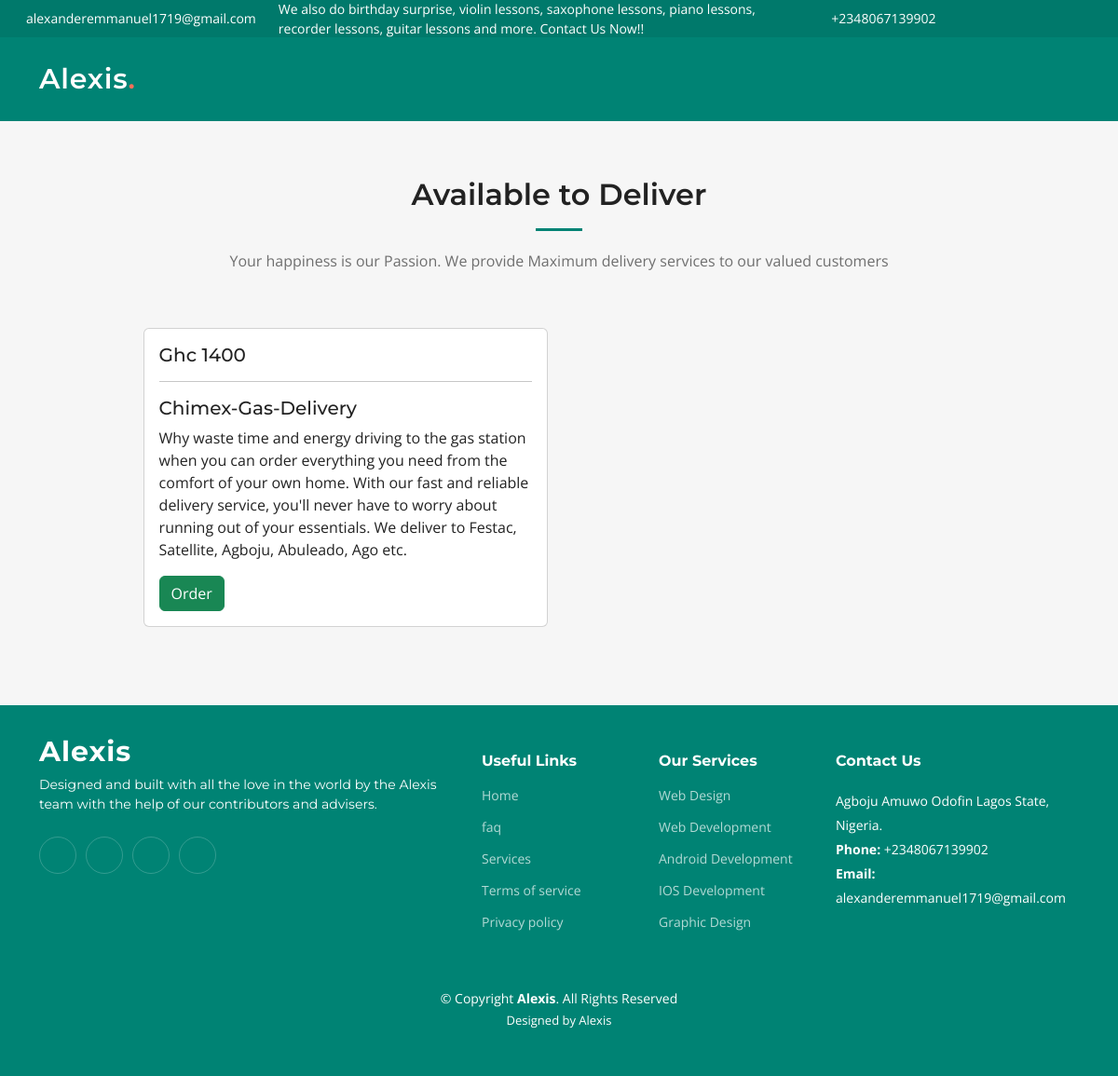
Screenshot of /service/Gas-Home-Delivery with the database file from the repository.
### home/models.py (models this page shows)
class SupportStaffDetails(models.Model):
    location = models.CharField(max_length=288)
    email = models.EmailField()
    contact = models.CharField(max_length=15)
    open_hours = models.CharField(max_length=255)
    twitter_link = models.CharField(max_length=500, null=True, blank=True)
    facebook_link = models.CharField(max_length=500, null=True, blank=True)
    instagram_link = models.CharField(max_length=500, null=True, blank=True)
    linkedin_link = models.CharField(max_length=500, null=True, blank=True)

### services/models.py (models this page shows, shortened)
class Shop(models.Model):
    name = models.CharField(max_length=70)
    price = models.CharField(max_length=70)
    slug = models.SlugField(max_length=255, unique=True)
    description = models.TextField()
    is_active = models.BooleanField(default=True, blank=True)
    image = models.ImageField(upload_to="shops/images", blank=True, null=True)
    services = models.ForeignKey(
        Services, on_delete=models.CASCADE
    )
    created_at = models.DateTimeField(auto_now_add=True, )
    updated_at = models.DateTimeField(auto_now=True)

### services/views.py (the view)
# urls.py: path('<slug:services_slug>', views.store, name="shop_by_services"),
def store(request, services_slug=None):
    staffDetails = SupportStaffDetails.objects.all()[0]
    services = None
    shops = None
    if services_slug != None:
        services = get_object_or_404(Services, slug=services_slug)
        shops = Shop.objects.filter(services=services, is_active=True)
        shop_count = shops.count()
    else:
        shops = Shop.objects.all().filter(is_active=True)
        shop_count = shops.count()
    context = {
        'shops': shops,
        'shop_count': shop_count,
        'staffDetails': staffDetails
    }
    return render(request, 'stores.html', {"context": context})

### templates/stores.html (shortened to what this page needs)
{% load static %} {% include 'base.html' %}
{% block body %}
<section id="store" class="recent-posts sections-bg">
	<div class="container" data-aos="fade-up">
	  <div class="section-header">
		{% if context.shops %}
		<h2> Available to Deliver </h2>
		<p>Your happiness is our Passion. We provide Maximum delivery services to our valued customers</p>
		{% else %}
		<h2> No Shop Available</h2>
		<p>Empty shops. Shops at this location have not been registered with us!</p>
		{% endif %}
	  </div>
        <div class="bmi">
	    <div class="row">
            {% if context.shops %}
					{% for shop in context.shops %}
					<div class="col-lg-6 mb-4">
					{% if shop.is_active %}
					<div class="card">
						<div class="card-body">
							<h5 class="card-title">Ghc {{shop.price}} <br>
							<hr>
							{{shop.name}}
							</h5>
							<p class="card-text">
							{{shop.description}}
							</p>
							<a href="delivery/{{shop.services.serviceName }}/{{shop.name}}" class="btn btn-success text-white">
								Order
							</a>
						</div>
					</div>
				</div>
				{% endif%}
				{% endfor %}
		{% else %}
		<div class="col-lg-12 order-1 order-lg-2">
			<img src="{% static 'assets/img/empty_cart.png' %}" class="img-fluid rounded-5" alt="" data-aos="zoom-out" data-aos-delay="100">
		  </div>
		{% endif %}
	</div>
</div>
</div>
</section>
{% endblock %}
    {% include 'footer.html' %}

### templates/base.html (shortened to what this page needs)
{% load static %}
<!DOCTYPE html>
<html lang="en">
<head>
  <link href="{% static 'assets/vendor/bootstrap/css/bootstrap.min.css' %} " rel="stylesheet">
  <link href="{% static 'assets/vendor/bootstrap-icons/bootstrap-icons.css' %}" rel="stylesheet">
  <link href="{% static 'assets/vendor/aos/aos.css' %}" rel="stylesheet">
  <link href="{% static 'assets/vendor/glightbox/css/glightbox.min.css' %}" rel="stylesheet">
  <link href="{% static 'assets/vendor/swiper/swiper-bundle.min.css' %}" rel="stylesheet">
  <link href="{% static 'assets/css/main.css' %}" rel="stylesheet">
</head>
<body>
  <section id="topbar" class="topbar d-flex align-items-center">
    <marquee>
    <div class="container d-flex justify-content-center justify-content-md-between">
      <div class="contact-info d-flex align-items-center">
        <i class="bi bi-envelope d-flex align-items-center"><a href="mailto:{{context.staffDetails.email}}">{{context.staffDetails.email}}</a></i>
        <div class="d-flex align-items-center ms-4"><span>We also do birthday surprise, violin lessons, saxophone lessons, piano lessons, recorder lessons, guitar lessons and more. Contact Us Now!!</span></div>
        <i class="bi bi-phone d-flex align-items-center ms-4"><span>{{context.staffDetails.contact}} </span></i>
      </div>
      <div class="social-links d-none d-md-flex align-items-center">
        <a href="{{context.staffDetails.twitter_link}}" class="twitter"><i class="bi bi-twitter"></i></a>
        <a href="{{context.staffDetails.facebook_link}}" class="facebook"><i class="bi bi-facebook"></i></a>
        <a href="{{context.staffDetails.instagram_link}}" class="instagram"><i class="bi bi-instagram"></i></a>
        <a href="{{context.staffDetails.linkedin_link}}" class="linkedin"><i class="bi bi-linkedin"></i></i></a>
      </div>
    </div>
  </marquee>
  </section>
  <header id="header" class="header d-flex align-items-center">
    <div class="container-fluid container-xl d-flex align-items-center justify-content-between">
      <a href="{% url 'home' %}" class="logo d-flex align-items-center">
        <h1>Alexis<span>.</span></h1>
      </a>
      <i class="mobile-nav-toggle mobile-nav-show bi bi-list"></i>
    </div>
  </header>

### templates/footer.html (shortened to what this page needs)
{% load static %}
  <footer id="footer" class="footer">
    <div class="container">
      <div class="row gy-4">
        <div class="col-lg-5 col-md-12 footer-info">
          <a href="index.html" class="logo d-flex align-items-center">
            <span>Alexis</span>
          </a>
          <p>Designed and built with all the love in the world by the Alexis team with the help of our contributors and advisers.</p>
          <div class="social-links d-flex mt-4">
            <a href="https://www.{{context.staffDetails.twitter_link}}" target="_blank" class="twitter"><i class="bi bi-twitter"></i></a>
            <a href="https://www.{{context.staffDetails.facebook_link}}" target="_blank" class="facebook"><i class="bi bi-facebook"></i></a>
            <a href="https://www.{{context.staffDetails.instagram_link}}" target="_blank" class="instagram"><i class="bi bi-instagram"></i></a>
            <a href="https://www.{{context.staffDetails.linkedin_link}}" target="_blank" class="linkedin"><i class="bi bi-linkedin"></i></a>
          </div>
        </div>
        <div class="col-lg-2 col-6 footer-links">
          <h4>Useful Links</h4>
          <ul>
            <li><a href="#">Home</a></li>
            <li><a href="#faq">faq</a></li>
            <li><a href="#services">Services</a></li>
            <li><a href="#">Terms of service</a></li>
            <li><a href="#">Privacy policy</a></li>
          </ul>
        </div>
        <div class="col-lg-2 col-6 footer-links">
          <h4>Our Services</h4>
          <ul>
            <li><a href="{% url 'contact' %}">Web Design</a></li>
            <li><a href="{% url 'contact' %}">Web Development</a></li>
            <li><a href="{% url 'contact' %}">Android Development</a></li>
            <li><a href="{% url 'contact' %}">IOS Development</a></li>
            <li><a href="{% url 'contact' %}">Graphic Design</a></li>
          </ul>
        </div>
        <div class="col-lg-3 col-md-12 footer-contact text-center text-md-start">
          <h4>Contact Us</h4>
          <p>
            {{context.staffDetails.location}} <br>
            <strong>Phone:</strong> {{context.staffDetails.contact}}<br>
            <strong>Email:</strong> {{context.staffDetails.email}}<br>
          </p>
        </div>
      </div>
    </div>
    <div class="container mt-4">
      <div class="copyright">
        &copy; Copyright <strong><span>Alexis</span></strong>. All Rights Reserved
      </div>
      <div class="credits">
        Designed by <a href="#">Alexis</a>
      </div>
    </div>
  </footer>
</body>
</html>

### static/assets/css/main.css (style rules this page uses)
:root { --font-default: "Open Sans", system-ui, -apple-system, "Segoe UI", Roboto, "Helvetica Neue", Arial, "Noto Sans", "Liberation Sans", sans-serif, "Apple Color Emoji", "Segoe UI Emoji", "Segoe UI Symbol", "Noto Color Emoji"; --font-primary: "Montserrat", sans-serif; --font-secondary: "Poppins", sans-serif; }
:root { --color-default: #222222; --color-primary: #008374; --color-secondary: #f85a40; }
:root { scroll-behavior: smooth; }
body { font-family: var(--font-default); color: var(--color-default); }
a { color: var(--color-primary); text-decoration: none; }
h1, h2, h3, h4, h5, h6 { font-family: var(--font-primary); }
section { padding: 60px 0; overflow: hidden; }
.sections-bg { background-color: #f6f6f6; }
.section-header { text-align: center; padding-bottom: 60px; }
.section-header h2 { font-size: 32px; font-weight: 600; margin-bottom: 20px; padding-bottom: 20px; position: relative; }
.section-header h2:after { content: ""; position: absolute; display: block; width: 50px; height: 3px; background: var(--color-primary); left: 0; right: 0; bottom: 0; margin: auto; }
.section-header p { margin-bottom: 0; color: #6f6f6f; }
.topbar { background: #00796b; height: 40px; font-size: 14px; transition: all 0.5s; color: #fff; padding: 0; }
.topbar .contact-info i { font-style: normal; color: #fff; line-height: 0; }
.topbar .contact-info i a, .topbar .contact-info i span { padding-left: 5px; color: #fff; }
.topbar .contact-info i a { line-height: 0; transition: 0.3s; }
.topbar .social-links a { color: rgba(255, 255, 255, 0.7); line-height: 0; transition: 0.3s; margin-left: 20px; }
.header { transition: all 0.5s; z-index: 997; height: 90px; background-color: var(--color-primary); }
.header .logo h1 { font-size: 30px; margin: 0; font-weight: 600; letter-spacing: 0.8px; color: #fff; font-family: var(--font-primary); }
.header .logo h1 span { color: #f96f59; }
section { scroll-margin-top: 70px; }
@media (max-width: 1279px) { .mobile-nav-show { color: rgba(255, 255, 255, 0.6); font-size: 28px; cursor: pointer; line-height: 0; transition: 0.5s; z-index: 9999; margin-right: 10px; } }
.footer { font-size: 14px; background-color: var(--color-primary); padding: 50px 0; color: white; }
.footer .footer-info .logo { line-height: 0; margin-bottom: 25px; }
.footer .footer-info .logo span { font-size: 30px; font-weight: 700; letter-spacing: 1px; color: #fff; font-family: var(--font-primary); }
.footer .footer-info p { font-size: 14px; font-family: var(--font-primary); }
.footer .social-links a { display: flex; align-items: center; justify-content: center; width: 40px; height: 40px; border-radius: 50%; border: 1px solid rgba(255, 255, 255, 0.2); font-size: 16px; color: rgba(255, 255, 255, 0.7); margin-right: 10px; transition: 0.3s; }
.footer h4 { font-size: 16px; font-weight: bold; position: relative; padding-bottom: 12px; }
.footer .footer-links { margin-bottom: 30px; }
.footer .footer-links ul { list-style: none; padding: 0; margin: 0; }
.footer .footer-links ul li { padding: 10px 0; display: flex; align-items: center; }
.footer .footer-links ul li:first-child { padding-top: 0; }
.footer .footer-links ul a { color: rgba(255, 255, 255, 0.7); transition: 0.3s; display: inline-block; line-height: 1; }
.footer .footer-contact p { line-height: 26px; }
.footer .copyright { text-align: center; }
.footer .credits { padding-top: 4px; text-align: center; font-size: 13px; }
.footer .credits a { color: #fff; }

### templates/stores.html (style rules this page uses)
.bmi { margin-left: 10%; margin-right: 10%; width: auto; }

### rows the page displays
SupportStaffDetails: staffDetails.email "alexanderemmanuel1719@gmail.com", staffDetails.contact "+2348067139902", staffDetails.location "Agboju Amuwo Odofin Lagos State, Nigeria."
Shop: price "1400", name "Chimex-Gas-Delivery", description "Why waste time and energy driving to the gas station when you can order everything you need from the comfort of your own home. With our fast and reliable delivery service, you'll never have to worry about running out of your essentials. We deliver to Festac, Satellite, Agboju, Abuleado, Ago etc."
